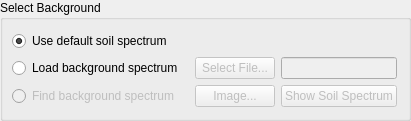
      <widget class="QGroupBox" name="groupBox_4">
       <property name="minimumSize">
        <size>
         <width>0</width>
         <height>0</height>
        </size>
       </property>
       <property name="maximumSize">
        <size>
         <width>16777215</width>
         <height>16777215</height>
        </size>
       </property>
       <property name="whatsThis">
        <string>&lt;html&gt;&lt;head/&gt;&lt;body&gt;&lt;p&gt;Choose to either&lt;/p&gt;&lt;p&gt;...use the model's default soil spectra from literature (and adjust the brightness factor with 1 being the bright representation and 0 being the dark representationl)&lt;/p&gt;&lt;p&gt;...load your own background spectrum&lt;/p&gt;&lt;p&gt;...locate a background spectrum in an image and use it as background for the model output&lt;/p&gt;&lt;/body&gt;&lt;/html&gt;</string>
       </property>
       <property name="title">
        <string>Select Background</string>
       </property>
       <property name="checkable">
        <bool>false</bool>
       </property>
       <layout class="QGridLayout" name="gridLayout_13" columnstretch="0,0,0,0">
        <property name="leftMargin">
         <number>9</number>
        </property>
        <property name="verticalSpacing">
         <number>6</number>
        </property>
        <item row="4" column="3">
         <widget class="QLineEdit" name="BackSpec_label">
          <property name="enabled">
           <bool>false</bool>
          </property>
          <property name="sizePolicy">
           <sizepolicy hsizetype="Preferred" vsizetype="Preferred">
            <horstretch>0</horstretch>
            <verstretch>0</verstretch>
           </sizepolicy>
          </property>
          <property name="maximumSize">
           <size>
            <width>16777215</width>
            <height>16777215</height>
           </size>
          </property>
         </widget>
        </item>
        <item row="4" column="2">
         <widget class="QPushButton" name="push_SelectFile">
          <property name="enabled">
           <bool>false</bool>
          </property>
          <property name="maximumSize">
           <size>
            <width>16777215</width>
            <height>16777215</height>
           </size>
          </property>
          <property name="text">
           <string>Select File...</string>
          </property>
         </widget>
        </item>
        <item row="5" column="2">
         <widget class="QPushButton" name="push_Image">
          <property name="enabled">
           <bool>false</bool>
          </property>
          <property name="maximumSize">
           <size>
            <width>16777215</width>
            <height>16777215</height>
           </size>
          </property>
          <property name="text">
           <string>Image...</string>
          </property>
         </widget>
        </item>
        <item row="0" column="0" colspan="2">
         <widget class="QRadioButton" name="B_DefSoilSpec">
          <property name="maximumSize">
           <size>
            <width>16777215</width>
            <height>16777215</height>
           </size>
          </property>
          <property name="text">
           <string>Use default soil spectrum</string>
          </property>
          <property name="checked">
           <bool>true</bool>
          </property>
         </widget>
        </item>
        <item row="5" column="3">
         <widget class="QPushButton" name="push_ShowSoilSpec">
          <property name="enabled">
           <bool>false</bool>
          </property>
          <property name="maximumSize">
           <size>
            <width>16777215</width>
            <height>16777215</height>
           </size>
          </property>
          <property name="text">
           <string>Show Soil Spectrum</string>
          </property>
         </widget>
        </item>
        <item row="5" column="0">
         <widget class="QRadioButton" name="B_FindBackSpec">
          <property name="enabled">
           <bool>false</bool>
          </property>
          <property name="maximumSize">
           <size>
            <width>16777215</width>
            <height>16777215</height>
           </size>
          </property>
          <property name="text">
           <string>Find background spectrum</string>
          </property>
         </widget>
        </item>
        <item row="4" column="0">
         <widget class="QRadioButton" name="B_LoadBackSpec">
          <property name="enabled">
           <bool>true</bool>
          </property>
          <property name="maximumSize">
           <size>
            <width>16777215</width>
            <height>16777215</height>
           </size>
          </property>
          <property name="text">
           <string>Load background spectrum</string>
          </property>
         </widget>
        </item>
       </layout>
      </widget>
